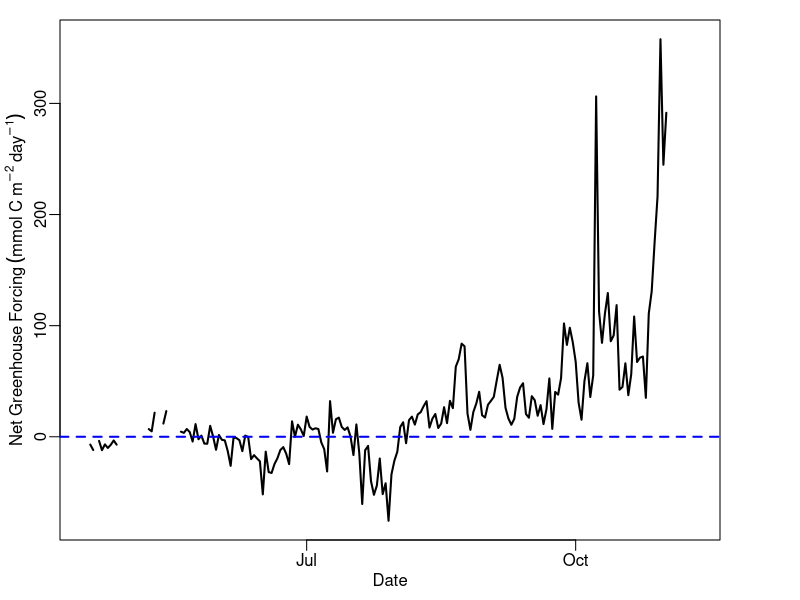
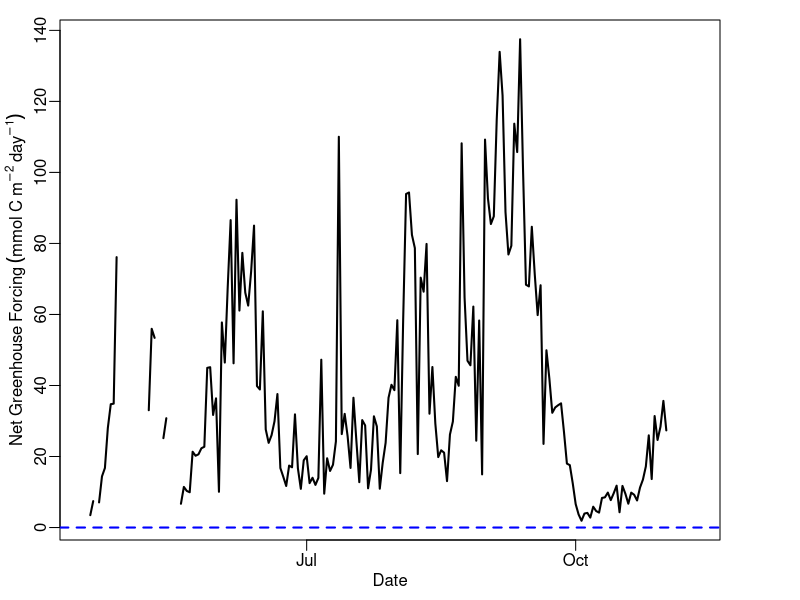
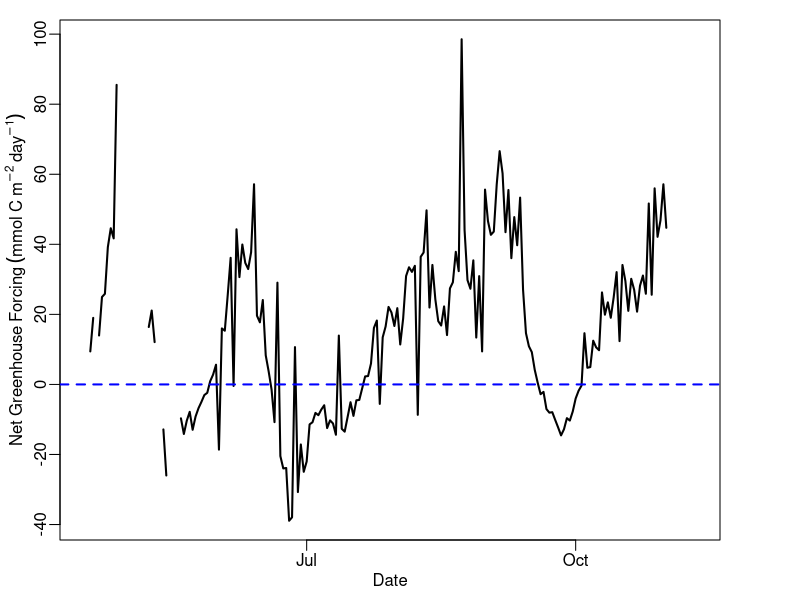

Reproduce these figures in R, in order. (Note: this script raises an error after producing the figures.)
#Net GH Forcing Calculation and Figure
#2 March 2017
#JAH

#run Gas Flux script first
#assemble data frame: datetime, co2 flux, ch4 flux
#using gas flux from Read method
setwd("~/Dropbox/GitHub Repos/GLM-Mendota/Data/")
net.forcing<-read.csv('flux.data.csv')
datetime = as.Date(net.forcing$datetime)

########################################################################
######################NGHF USING MODELED FLUXES#########################
#convert gas fluxes to mmol of C m-2 day-1
mod.co2.flux.mmolC <- net.forcing$co2.flux.read.mod * (12/44)
mod.ch4.flux.mmolC <- net.forcing$ch4.flux.read.mod * (12/16)

net.forcing <- cbind(net.forcing, mod.co2.flux.mmolC, mod.ch4.flux.mmolC)

#calculate Net GH Forcing
mod.netGHG <- (34*net.forcing$mod.ch4.flux.mmolC) + net.forcing$mod.co2.flux.mmolC

xlab = expression(Date)
ylab = expression(Net~Greenhouse~Forcing~(mmol~C~m^-2~day^-1))
quartz()
par(mar=c(3,3,1,4),mgp=c(1.5,0.5,0),tck=-0.02)
plot(datetime,mod.netGHG,type = 'l',lwd=2,ylab=ylab, xlab = xlab)
abline(0,0,lty=2, col='blue',lwd=2)

########################################################################
############NGHF USING OBSERVED FLUXES (CO2 via CO2)####################
#convert gas fluxes to mmol of C m-2 day-1
obs.co2.flux.mmolC <- net.forcing$co2.flux.read.obs * (12/44)
obs.ch4.flux.mmolC <- net.forcing$ch4.flux.read.obs * (12/16)

net.forcing <- cbind(net.forcing, obs.co2.flux.mmolC, obs.ch4.flux.mmolC)

#calculate Net GH Forcing
obs.netGHG <- (34*net.forcing$obs.ch4.flux.mmolC) + net.forcing$obs.co2.flux.mmolC

xlab = expression(Date)
ylab = expression(Net~Greenhouse~Forcing~(mmol~C~m^-2~day^-1))
quartz()
par(mar=c(3,3,1,4),mgp=c(1.5,0.5,0),tck=-0.02)
plot(datetime,obs.netGHG,type = 'l',lwd=2,ylab=ylab, xlab = xlab)
abline(0,0,lty=2, col='blue',lwd=2)

########################################################################
#############NGHF USING OBSERVED FLUXES (CO2 via DO)###################
obs.co2.flux.mmolC.do <- net.forcing$co2.flux.read.obs.do * (12/44)
obs.ch4.flux.mmolC.do <- net.forcing$ch4.flux.read.obs * (12/16)

net.forcing <- cbind(net.forcing, obs.co2.flux.mmolC.do, obs.ch4.flux.mmolC.do)

#calculate NGHF
obs.netGHG.do <- (34*net.forcing$obs.ch4.flux.mmolC.do) + net.forcing$obs.co2.flux.mmolC.do

xlab = expression(Date)
ylab = expression(Net~Greenhouse~Forcing~(mmol~C~m^-2~day^-1))
quartz()
par(mar=c(3,3,1,4),mgp=c(1.5,0.5,0),tck=-0.02)
plot(datetime,obs.netGHG.do,type = 'l',lwd=2,ylab=ylab, xlab = xlab)
abline(0,0,lty=2, col='blue',lwd=2)

net.forcing<-cbind(net.forcing, mod.netGHG, obs.netGHG, obs.netGHG.do)
write.csv(net.forcing, file = 'netGHGforcing.csv',row.names = FALSE)

########################################################################
#######################ALL NGHF, ONE PLOT###############################
setwd("~/Dropbox/GitHub Repos/GLM-Mendota/Data/")
nghf<-read.csv("netGHGforcing.csv")

xlab = expression(Date)
ylab = expression(Net~Greenhouse~Forcing~(mmol~C~m^-2~day^-1))
quartz()
par(mar=c(3,3,1,4),mgp=c(1.5,0.5,0),tck=-0.02)
plot(datetime,nghf$mod.netGHG,type = 'l', lwd = 2,ylab = ylab, xlab = xlab,ylim=c(-60,1070))
lines(datetime, nghf$obs.netGHG,type = 'l', lwd = 2, col='darkgreen')
lines(datetime, nghf$obs.netGHG.do,type = 'l', lwd = 2, col = 'darkolivegreen3')
abline(0,0,col='slategrey',lty=2,lwd=2)
legend('topright',c("NGHF from Modeled Fluxes",expression(NGHF~from~Observed~Fluxes~(CO[2]~via~CO[2])),expression(NGHF~from~Observed~Fluxes~(CO[2]~via~DO))),lwd=c(2,2,2),col=c('black','darkgreen','darkolivegreen3'))






########################################################################
##############################INCLUDE EBULLITION########################
####from MODELED gas fluxes####
#Bastviken et al. 2004: 45% ebullition based on lake size
#Bastviken et al. 2004: 60% ebullition, generally
#Casper et al. 2000: 96% ebullition, based on tropic state

mod.bastviken.total.ch4.flux <- net.forcing$ch4.flux.read.mod * (100/55)
mod.bastviken.high.total.ch4.flux <- net.forcing$ch4.flux.read.mod * (100/40)
mod.casper.total.ch4.flux <- net.forcing$ch4.flux.read.mod * (100/4)

#increased CH4 flux plot
quartz()
par(mar=c(3,3,1,4),mgp=c(1.5,0.5,0),tck=-0.02)
plot(datetime, net.forcing$ch4.flux.read.mod, type = 'l',ylim = c(-10,300),xlab = 'Date', ylab = expression(mmol~m^-2~day^-1),lwd=2)
lines(datetime, mod.bastviken.total.ch4.flux, type = 'l', col='red',lwd=2)
lines(datetime, mod.bastviken.high.total.ch4.flux, type = 'l', col = 'blue',lwd=2)
lines(datetime, mod.casper.total.ch4.flux, type = 'l', col = 'purple',lwd=2)
legend('topleft',c('CH4 Diffusive Flux','45% Ebullition','60% Ebullition','96% Ebullition'),lty = c(1,1,1,1), col = c('black','red','blue','purple'))
abline(0,0,lty=2,lwd=2,col='blue')

#convert to mmol C m^-2 day^-1
mod.inc.ch4.flux.mmolC <- mod.bastviken.total.ch4.flux * (12/16)

mod.inc.netGHG <- (25*mod.inc.ch4.flux.mmolC) + mod.co2.flux.mmolC

#increased NGHF plot
quartz()
par(mar=c(3,3,1,4),mgp=c(1.5,0.5,0),tck=-0.02)
plot(datetime,mod.netGHG,type = 'l',lwd=2,ylab=ylab, xlab = xlab,ylim=c(-60,500))
lines(datetime,mod.inc.netGHG,type = 'l',lwd=2,ylab=ylab, xlab = xlab, col = 'red')
abline(0,0,lty=2, col='blue',lwd=2)
legend('topleft',c(expression(CH[4]~Diffusive~Flux~Only),expression(CH[4]~Diffusion~and~Ebullition)),lty=c(1,1),lwd=c(2,2), col=c('black','red'))



#####from OBSERVED gas fluxes (CO2 via CO2)#####
obs.bastviken.total.ch4.flux <- net.forcing$ch4.flux.read.obs * (100/55)
obs.bastviken.high.total.ch4.flux <- net.forcing$ch4.flux.read.obs * (100/40)
obs.casper.total.ch4.flux <- net.forcing$ch4.flux.read.obs * (100/4)

#increased CH4 flux plot
quartz()
par(mar=c(3,3,1,4),mgp=c(1.5,0.5,0),tck=-0.02)
plot(datetime, net.forcing$ch4.flux.read.obs, type = 'l',ylim = c(0, 450),xlab = 'Date', ylab = expression(mmol~m^-2~day^-1),lwd=2)
lines(datetime, obs.bastviken.total.ch4.flux, type = 'l', col='red',lwd=2)
lines(datetime, obs.bastviken.high.total.ch4.flux, type = 'l', col = 'blue',lwd=2)
lines(datetime, obs.casper.total.ch4.flux, type = 'l', col = 'purple',lwd=2)
legend('topleft',c('CH4 Diffusive Flux','45% Ebullition','60% Ebullition','96% Ebullition'),lty = c(1,1,1,1), col = c('black','red','blue','purple'))
abline(0,0,lty=2,lwd=2,col='blue')

#convert to mmol C m^-2 day^-1
obs.inc.ch4.flux.mmolC <- obs.bastviken.total.ch4.flux * (12/16)

obs.inc.netGHG <- (25*obs.inc.ch4.flux.mmolC) + obs.co2.flux.mmolC

####THIS NGFH WITH EBULLITION PLOT####
#increased NGHF plot
quartz()
par(mar=c(3,3,1,4),mgp=c(1.5,0.5,0),tck=-0.02)
plot(datetime,obs.netGHG,type = 'l',lwd=2,ylab=ylab, xlab = xlab,ylim=c(-60,1200),col='darkgreen')
lines(datetime,obs.inc.netGHG,type = 'l',lwd=2,ylab=ylab, xlab = xlab, col = 'violetred4')
abline(0,0,lty=2, col='slategrey',lwd=2)
legend('topleft',c(expression(NGHF~from~CH[4]~Diffusive~Flux),expression(NGHF~from~CH[4]~Diffusion~+~Ebullition)),lty=c(1,1),lwd=c(2,2), col=c('darkgreen','violetred4'))




####from OBSERVED gas fluxes (CO2 via DO)####
#use same obs.bastviken.total.ch4.flux estimates
#use same obs.inc.ch4.flux.mmolC

obs.inc.netGHG.do <- (25*obs.inc.ch4.flux.mmolC) + obs.co2.flux.mmolC.do

quartz()
par(mar=c(3,3,1,4),mgp=c(1.5,0.5,0),tck=-0.02)
plot(datetime,obs.netGHG,type = 'l',lwd=2,ylab=ylab, xlab = xlab,ylim=c(-60,1200))
lines(datetime,obs.inc.netGHG.do,type = 'l',lwd=2,ylab=ylab, xlab = xlab, col = 'red')
abline(0,0,lty=2, col='blue',lwd=2)
legend('topleft',c(expression(CH[4]~Diffusive~Flux~Only),expression(CH[4]~Diffusion~and~Ebullition)),lty=c(1,1),lwd=c(2,2), col=c('black','red'))
